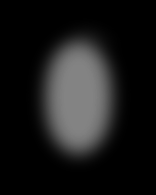
#> input picture test.bmp, 156 x 195 px
$ python -i lensflare.py   (imports and definitions only)
#> lines starting #> are read from the running program, lines starting #| are printed output that depends on the picture; after the words box and inside, x2 and y2 are one past the last pixel; in counts of white or black regions, pixels touching at a corner belong together
import numpy as np
from PIL import Image, ImageDraw, ImageFilter
import random
import math

def add_lensflare_overlay(img_path, num_ghosts=5, num_streaks=2):
#> called with img_path = '../test.bmp', num_ghosts = 5, num_streaks = 2
    img = Image.open(img_path).convert('RGB')
    w, h = img.size
#> w = 156; h = 195

    # Create transparent overlay and mask
    overlay = Image.new('RGBA', (w, h), (0, 0, 0, 0))
#> overlay: PIL image 156x195 RGBA; every value is 0
    mask = Image.new('L', (w, h), 0)
#> mask: PIL image 156x195 L; every value is 0
    draw = ImageDraw.Draw(overlay)
    mask_draw = ImageDraw.Draw(mask)

    # 1. Pick a light source position near the edge/corner
    edge = random.choice(['top', 'bottom', 'left', 'right', 'topleft', 'topright', 'bottomleft', 'bottomright'])
    margin = int(0.08 * min(w, h))
#> margin = 12
    if edge == 'top':
        sx, sy = random.randint(margin, w-margin), margin
    elif edge == 'bottom':
        sx, sy = random.randint(margin, w-margin), h-margin
    elif edge == 'left':
        sx, sy = margin, random.randint(margin, h-margin)
    elif edge == 'right':
        sx, sy = w-margin, random.randint(margin, h-margin)
    elif edge == 'topleft':
        sx, sy = margin, margin
    elif edge == 'topright':
        sx, sy = w-margin, margin
    elif edge == 'bottomleft':
        sx, sy = margin, h-margin
#> sx = 12; sy = 183
    else:
        sx, sy = w-margin, h-margin

    # 2. Compute line from source to center
    cx, cy = w//2, h//2
#> cx = 78; cy = 97
    dx, dy = cx-sx, cy-sy
#> dx = 66; dy = -86

    # 3. Add a soft radial glow at the light source
    glow = Image.new('RGBA', (w, h), (0, 0, 0, 0))
    glow_draw = ImageDraw.Draw(glow)
    glow_radius = int(min(w, h) * random.uniform(0.18, 0.28))
#> glow_radius = 39
    for i in range(6, 0, -1):
        alpha = int(60 * (i/6)**2)
        color = (255, 255, 220, alpha)
        r = int(glow_radius * i / 6)
        bbox = [sx-r, sy-r, sx+r, sy+r]
        glow_draw.ellipse(bbox, fill=color)
    overlay = Image.alpha_composite(overlay, glow)

    # 4. Add faint rings/arcs
    for i in range(random.randint(1, 3)):
        ring_radius = int(min(w, h) * random.uniform(0.18, 0.45))
        ring_width = int(ring_radius * random.uniform(0.04, 0.09))
        ring_alpha = random.randint(18, 38)
        ring_color = (255, 255, 200, ring_alpha)
        ring = Image.new('RGBA', (w, h), (0, 0, 0, 0))
        ring_draw = ImageDraw.Draw(ring)
        bbox = [sx-ring_radius, sy-ring_radius, sx+ring_radius, sy+ring_radius]
        ring_draw.ellipse(bbox, outline=ring_color, width=ring_width)
        overlay = Image.alpha_composite(overlay, ring)

    # 5. Place flare elements (ghosts) along the line
    for i in range(num_ghosts):
        t = (i+1)/(num_ghosts+1)
        fx = int(sx + dx * t + random.uniform(-0.04, 0.04)*w)
        fy = int(sy + dy * t + random.uniform(-0.04, 0.04)*h)
        max_radius = int(min(w, h) * random.uniform(0.04, 0.12) * (1-t+0.2))
        radius = int(max_radius * random.uniform(0.7, 1.1))
        # More color variation
        color_choices = [
            (255, 255, 200), (200, 220, 255), (180, 255, 220), (255, 200, 255), (255, 220, 180), (255, 255, 255)
        ]
        color = random.choice(color_choices) + (random.randint(30, 80),)
        bbox = [fx-radius, fy-radius, fx+radius, fy+radius]
        draw.ellipse(bbox, fill=color)
        mask_draw.ellipse(bbox, fill=255)

    # 6. Add a bright core at the light source
    core_radius = int(min(w, h) * random.uniform(0.04, 0.09))
#> core_radius = 6
    core_color = (255, 255, 230, random.randint(120, 200))
    bbox = [sx-core_radius, sy-core_radius, sx+core_radius, sy+core_radius]
#> bbox = [6, 177, 18, 189]
    draw.ellipse(bbox, fill=core_color)
    mask_draw.ellipse(bbox, fill=255)

    # 7. Add soft, colored streaks
    angle = math.atan2(dy, dx)
    for _ in range(num_streaks):
        streak_angle = angle + random.uniform(-0.18, 0.18)
        length = int(min(w, h) * random.uniform(0.5, 1.0))
        width = random.randint(8, 18)
        x0 = int(cx - length/2 * math.cos(streak_angle))
        y0 = int(cy - length/2 * math.sin(streak_angle))
        x1 = int(cx + length/2 * math.cos(streak_angle))
        y1 = int(cy + length/2 * math.sin(streak_angle))
        # Multi-layered streaks
        for s in range(3, 0, -1):
            streak_alpha = int(40 * s / 3)
            streak_color = (255, 255, 220, streak_alpha)
            draw.line([(x0, y0), (x1, y1)], fill=streak_color, width=width + 2*s)
            mask_draw.line([(x0, y0), (x1, y1)], fill=255, width=width + 2*s)

    # 8. Blur overlay and mask for realism
    overlay = overlay.filter(ImageFilter.GaussianBlur(radius=random.uniform(8, 18)))
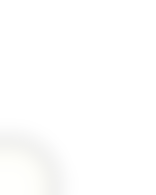
#> overlay: PIL image 156x195 RGBA; mean R, G, B, A 21.5, 21.5, 18.3, 2.7; transparent parts drawn white
    mask = mask.filter(ImageFilter.GaussianBlur(radius=random.uniform(6, 12)))
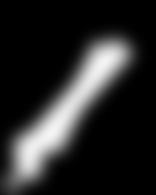
#> mask: PIL image 156x195 L; min 0, max 245, mean 40.8
    mask = mask.point(lambda p: 255 if p > 32 else 0)
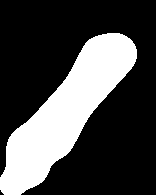
#> mask: PIL image 156x195 L; 28.7% white; 1 white region, box (x1, y1, x2, y2) and area: (0, 33, 137, 195) 8727

    # 9. Composite overlay onto image
    img_rgba = img.convert('RGBA')
    degraded_img = Image.alpha_composite(img_rgba, overlay).convert('RGB')
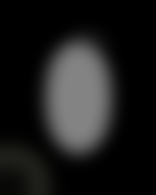
#> degraded_img: PIL image 156x195 RGB; mean R, G, B 27.3, 27.3, 27

    return degraded_img, mask

>>> result = add_lensflare_overlay('../test.bmp')
